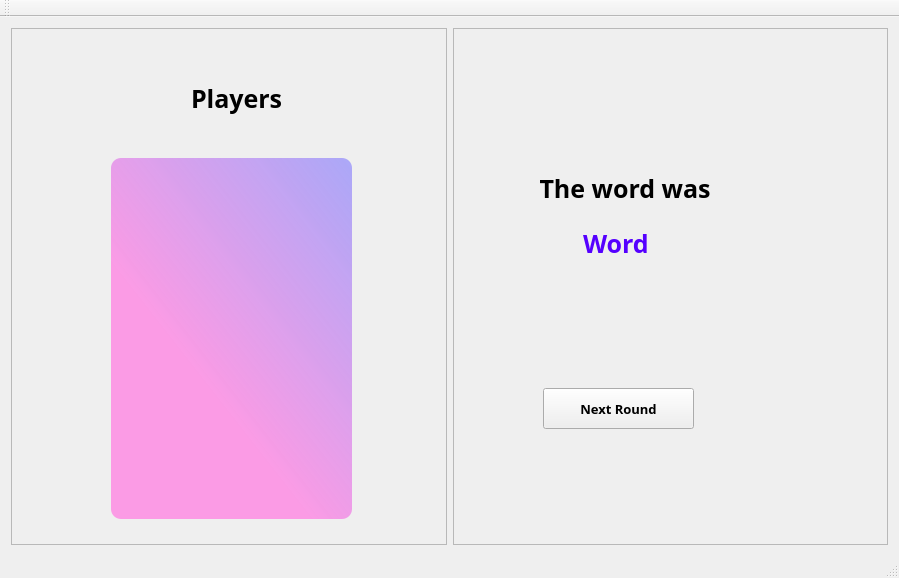
<?xml version="1.0" encoding="UTF-8"?>
<ui version="4.0">
 <class>EndRoundWindowClass</class>
 <widget class="QMainWindow" name="EndRoundWindowClass">
  <property name="geometry">
   <rect>
    <x>0</x>
    <y>0</y>
    <width>899</width>
    <height>578</height>
   </rect>
  </property>
  <property name="windowTitle">
   <string>EndRoundWindow</string>
  </property>
  <widget class="QWidget" name="centralWidget">
   <layout class="QHBoxLayout" name="horizontalLayout">
    <item>
     <widget class="QFrame" name="frame_2">
      <property name="minimumSize">
       <size>
        <width>400</width>
        <height>400</height>
       </size>
      </property>
      <property name="frameShape">
       <enum>QFrame::StyledPanel</enum>
      </property>
      <property name="frameShadow">
       <enum>QFrame::Raised</enum>
      </property>
      <widget class="QListWidget" name="roundPlayersList">
       <property name="geometry">
        <rect>
         <x>100</x>
         <y>130</y>
         <width>241</width>
         <height>361</height>
        </rect>
       </property>
       <property name="font">
        <font>
         <family>Yu Gothic UI Semibold</family>
         <pointsize>11</pointsize>
         <bold>true</bold>
        </font>
       </property>
       <property name="styleSheet">
        <string notr="true"> QListWidget {
background-color:qlineargradient(spread:pad, x1:0.432, y1:0.664773, x2:1, y2:0, stop:0 rgba(255, 124, 225, 186), stop:1 rgba(112, 107, 255, 138));
border-radius:10px;
 }

QListWidget::item{
height: 40px;
padding: 5px;
font-size: 16px;       
text-align: center;
}

 QListWidget::item:hover {
     background: qlineargradient(spread:pad, x1:0.432, y1:0.664773, x2:1, y2:0, stop:0 rgba(255, 124, 225, 186), stop:1 rgba(112, 107, 255, 138));
 }
</string>
       </property>
      </widget>
      <widget class="QLabel" name="endGamePlayersLabel">
       <property name="geometry">
        <rect>
         <x>180</x>
         <y>20</y>
         <width>121</width>
         <height>100</height>
        </rect>
       </property>
       <property name="minimumSize">
        <size>
         <width>0</width>
         <height>100</height>
        </size>
       </property>
       <property name="font">
        <font>
         <family>Yu Gothic UI Semibold</family>
         <pointsize>19</pointsize>
         <bold>true</bold>
        </font>
       </property>
       <property name="styleSheet">
        <string notr="true"/>
       </property>
       <property name="text">
        <string>Players</string>
       </property>
      </widget>
     </widget>
    </item>
    <item>
     <widget class="QFrame" name="frame">
      <property name="minimumSize">
       <size>
        <width>400</width>
        <height>400</height>
       </size>
      </property>
      <property name="font">
       <font>
        <pointsize>9</pointsize>
       </font>
      </property>
      <property name="frameShape">
       <enum>QFrame::StyledPanel</enum>
      </property>
      <property name="frameShadow">
       <enum>QFrame::Raised</enum>
      </property>
      <widget class="QPushButton" name="nextButton">
       <property name="geometry">
        <rect>
         <x>90</x>
         <y>360</y>
         <width>151</width>
         <height>41</height>
        </rect>
       </property>
       <property name="font">
        <font>
         <family>Yu Gothic UI Semibold</family>
         <pointsize>10</pointsize>
         <bold>true</bold>
        </font>
       </property>
       <property name="styleSheet">
        <string notr="true">QPushButton#backButton {
    background-color:qlineargradient(spread:pad, x1:0, y1:1, x2:1, y2:0, stop:0 rgba(244, 92, 92, 233), stop:0.994318 rgba(97, 67, 255, 209));
    border-radius: 5px;
    color:rgb(255, 255, 255);
}

QPushButton#backButton:hover {
     background-color:qlineargradient(spread:pad, x1:0, y1:1, x2:1, y2:0, stop:0 rgba(239, 123, 0, 239), stop:0.994318 rgba(255, 146, 235, 246));
}

QPushButton#backButton:pressed {
    padding-left: 5px;
    padding-right: 5px;
    background-color: rgb(164, 162, 253)
}
</string>
       </property>
       <property name="text">
        <string>Next Round</string>
       </property>
      </widget>
      <widget class="QLabel" name="label">
       <property name="geometry">
        <rect>
         <x>80</x>
         <y>110</y>
         <width>191</width>
         <height>100</height>
        </rect>
       </property>
       <property name="minimumSize">
        <size>
         <width>0</width>
         <height>100</height>
        </size>
       </property>
       <property name="font">
        <font>
         <family>Yu Gothic UI Semibold</family>
         <pointsize>19</pointsize>
         <bold>true</bold>
        </font>
       </property>
       <property name="text">
        <string> The word was</string>
       </property>
      </widget>
      <widget class="QLabel" name="wordLabel">
       <property name="geometry">
        <rect>
         <x>130</x>
         <y>190</y>
         <width>71</width>
         <height>50</height>
        </rect>
       </property>
       <property name="minimumSize">
        <size>
         <width>0</width>
         <height>50</height>
        </size>
       </property>
       <property name="font">
        <font>
         <family>Yu Gothic UI Semibold</family>
         <pointsize>19</pointsize>
         <bold>true</bold>
        </font>
       </property>
       <property name="styleSheet">
        <string notr="true">color:rgb(85, 0, 255);</string>
       </property>
       <property name="text">
        <string>Word</string>
       </property>
      </widget>
     </widget>
    </item>
   </layout>
  </widget>
  <widget class="QMenuBar" name="menuBar">
   <property name="geometry">
    <rect>
     <x>0</x>
     <y>0</y>
     <width>899</width>
     <height>22</height>
    </rect>
   </property>
  </widget>
  <widget class="QToolBar" name="mainToolBar">
   <attribute name="toolBarArea">
    <enum>TopToolBarArea</enum>
   </attribute>
   <attribute name="toolBarBreak">
    <bool>false</bool>
   </attribute>
  </widget>
  <widget class="QStatusBar" name="statusBar"/>
 </widget>
 <layoutdefault spacing="6" margin="11"/>
 <resources/>
 <connections/>
</ui>
